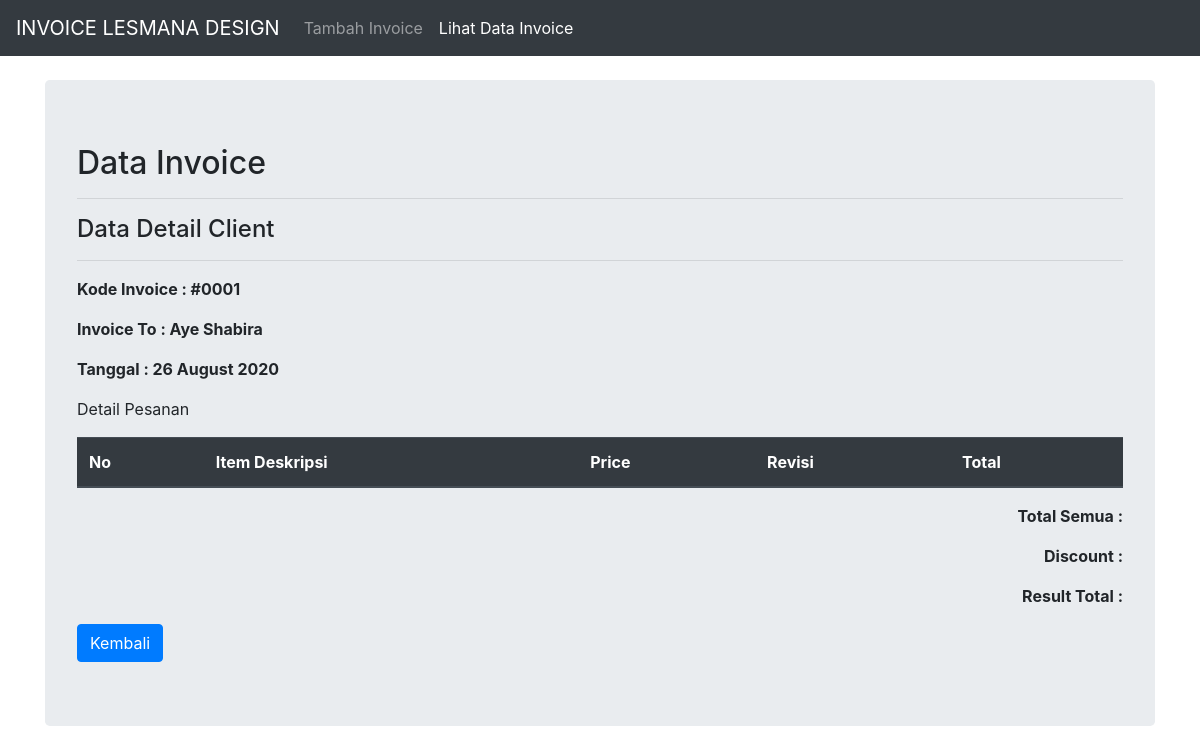
Page /lihat/details.php?code=5f460372dd5dd on the earlier database version.
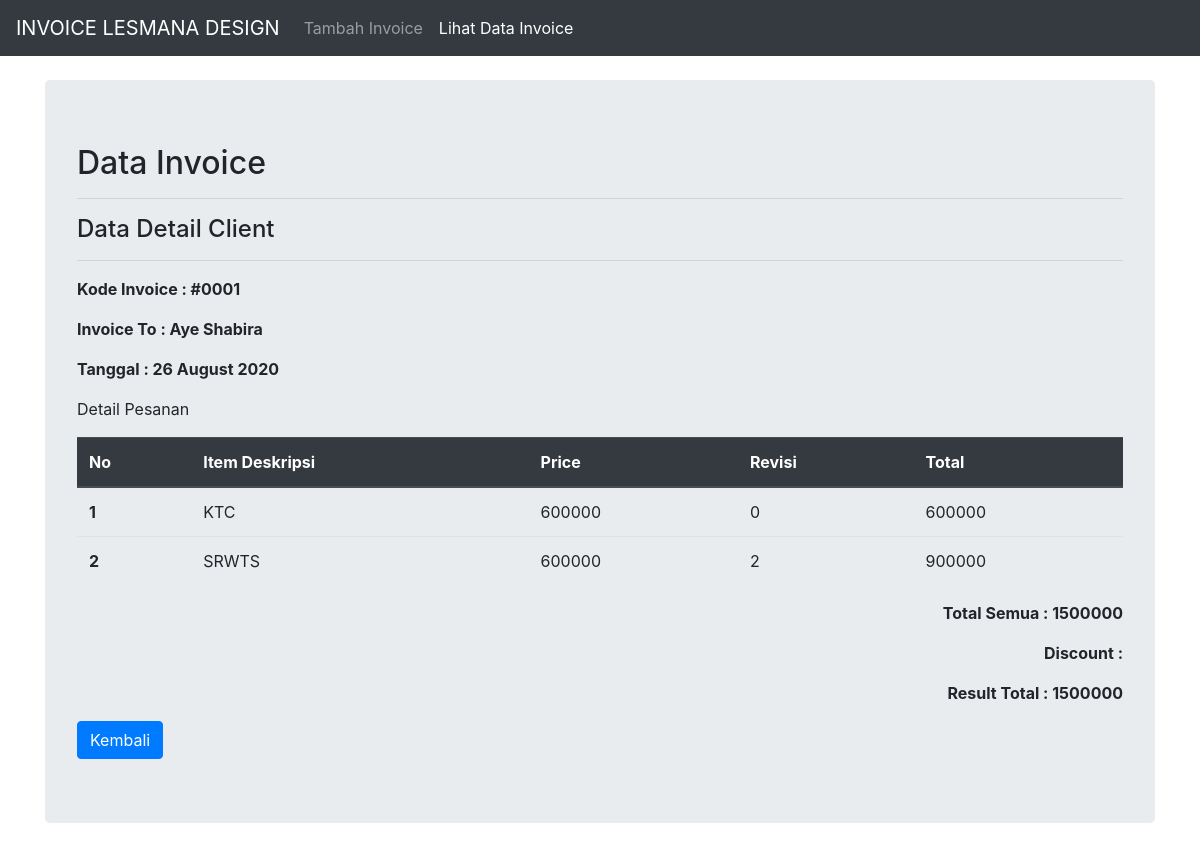
Same page on the later database version.
### tables this page shows
CREATE TABLE `client` (
  `id` int NOT NULL,
  `kode_invoice` varchar(50) NOT NULL,
  `invoice_to` varchar(100) NOT NULL,
  `code_client` varchar(50) NOT NULL,
  `tanggal` varchar(50) NOT NULL
);

CREATE TABLE `item` (
  `id` int NOT NULL,
  `item_desk` varchar(100) NOT NULL,
  `price` varchar(50) NOT NULL,
  `rev` varchar(50) NOT NULL,
  `total` varchar(50) NOT NULL,
  `code_client` varchar(50) NOT NULL
);

CREATE TABLE `total` (
  `id` int NOT NULL,
  `code_client` varchar(50) NOT NULL,
  `discount` varchar(50) DEFAULT NULL,
  `total_discount` varchar(50) NOT NULL,
  `total_all` varchar(50) NOT NULL
);

### lihat/details.php (the view, shortened to what this page needs)
<!DOCTYPE html>
<html lang="en">
<head>
    <link rel="stylesheet" href="../css/style.css">
    <link rel="stylesheet" href="../css/bootstrap.min.css">
</head>
<body style="background-color: white !important;">
    <nav class="navbar navbar-expand-lg navbar-dark bg-dark">
        <a class="navbar-brand" href="#">INVOICE LESMANA DESIGN</a>
        <div class="collapse navbar-collapse" id="navbarNav">
            <ul class="navbar-nav">
                <li class="nav-item ">
                    <a class="nav-link" href="../index.php">Tambah Invoice <span class="sr-only">(current)</span></a>
                </li>
                <li class="nav-item active">
                    <a class="nav-link" href="#">Lihat Data Invoice</a>
                </li>
            </ul>
        </div>
    </nav>
    <?php
    require '../functions.php';
    $code = $_GET['code'];
    $client = mysqli_query($koneksi, "SELECT * FROM client WHERE id=id");
    $c = mysqli_fetch_array($client);
    $data = mysqli_query($koneksi, "SELECT * FROM item WHERE code_client='$code'");
    $totals = mysqli_query($koneksi, "SELECT * FROM total WHERE code_client='$code'");
    $t = mysqli_fetch_array($totals);
    ?>
    <div class="container">
        <div class="jumbotron mt-4">
            <h2>Data Invoice</h2>
            <hr>
            <h4>Data Detail Client</h4>
            <hr>
            <div class="bold">
                <p>Kode Invoice : <?php echo $c['kode_invoice'] ?></p>
                <p>Invoice To : <?php echo $c['invoice_to'] ?></p>
                <p>Tanggal : <?php echo $c['tanggal'] ?></p>
            </div>
            <p>Detail Pesanan</p>
            <table class="table">
                <thead class="thead-dark">
                    <tr>
                        <th scope="col">No</th>
                        <th scope="col">Item Deskripsi</th>
                        <th scope="col">Price</th>
                        <th scope="col">Revisi</th>
                        <th>Total</th>
                    </tr>
                </thead>
                <tbody>
                    <?php
                    $id = 1;
                    foreach ($data as $d) { ?>
                        <tr>
                            <th scope="row"><?php echo $id++ ?></th>
                            <td><?php echo $d['item_desk'] ?></td>
                            <td><?php echo $d['price'] ?></td>
                            <td><?php echo $d['rev'] ?></td>
                            <td><?php echo $d['total'] ?>
                            </td>
                        </tr>
                    <?php } ?>
                </tbody>
            </table>
            <div class="bold text-right">
                <p>Total Semua : <?php echo $t['total_all'] ?></p>
                <p>Discount : <?php echo $t['discount'] ?></p>
                <?php if (empty($t['discount'])) { ?>
                    <p>Result Total : <?php echo $t['total_all'] ?></p>
                <?php } else { ?>
                    <p>Result Total : <?php echo $t['total_discount'] ?></p>
                <?php } ?>
            </div>
            <a href="index.php" class="btn btn-primary">Kembali</a>
        </div>
    </div>
</body>
</html>

### css/style.css (style rules this page uses)
.bold p { font-weight: bold; }
* { margin: 0; padding: 0; }
body { font-family: 'CenturyRegular'; background-color: #161616 !important; }

Differences in the rows shown:
added item: item_desk "KTC", price "600000", rev "0", total "600000"
added item: item_desk "SRWTS", price "600000", rev "2", total "900000"
added total: total_all "1500000"
